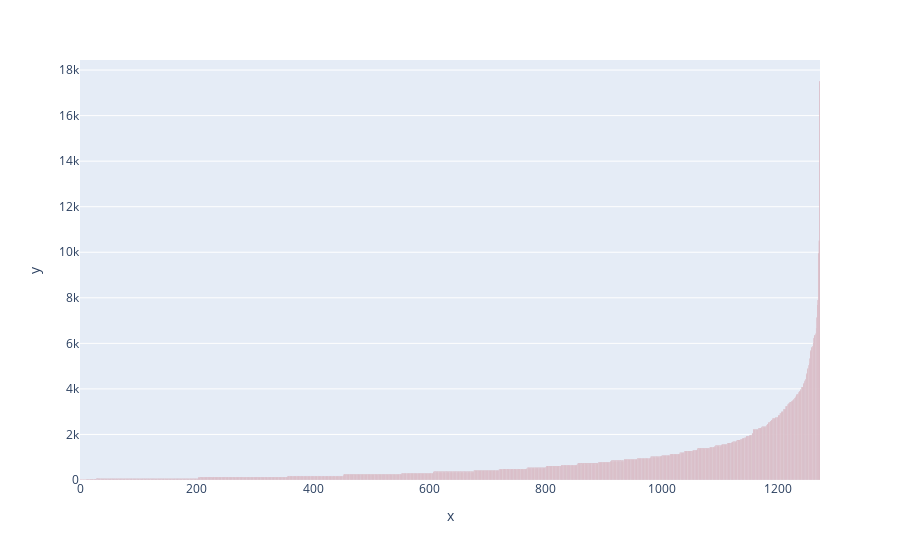

Notebook cell for this chart:
### Markdown cell above
We can see clearly there are far more movies then tv series.

### Code cell
fig = px.bar(y=df.groupby('user')['rating_pct'].count().sort_values())
fig.update_traces(marker_color=colors[1])

### Figure 1 — Plotly figure (JSON) as saved in the notebook; plotly's stock layout.template omitted (floating-point values rounded to 4 significant figures; data arrays with more than 128 entries replaced by an {"elided": "..."} marker saying what was removed)
{"data": [{"alignmentgroup": "True", "hovertemplate": "x=%{x}<br>y=%{y}<extra></extra>", "legendgroup": "", "marker": {"color": "#b20710", "pattern": {"shape": ""}}, "name": "", "offsetgroup": "", "orientation": "v", "showlegend": false, "textposition": "auto", "type": "bar", "x": {"elided": "1272 int values"}, "xaxis": "x", "y": {"elided": "1272 int values"}, "yaxis": "y"}], "layout": {"barmode": "relative", "legend": {"tracegroupgap": 0}, "margin": {"t": 60}, "xaxis": {"anchor": "y", "domain": [0, 1], "title": {"text": "x"}}, "yaxis": {"anchor": "x", "domain": [0, 1], "title": {"text": "y"}}}}
